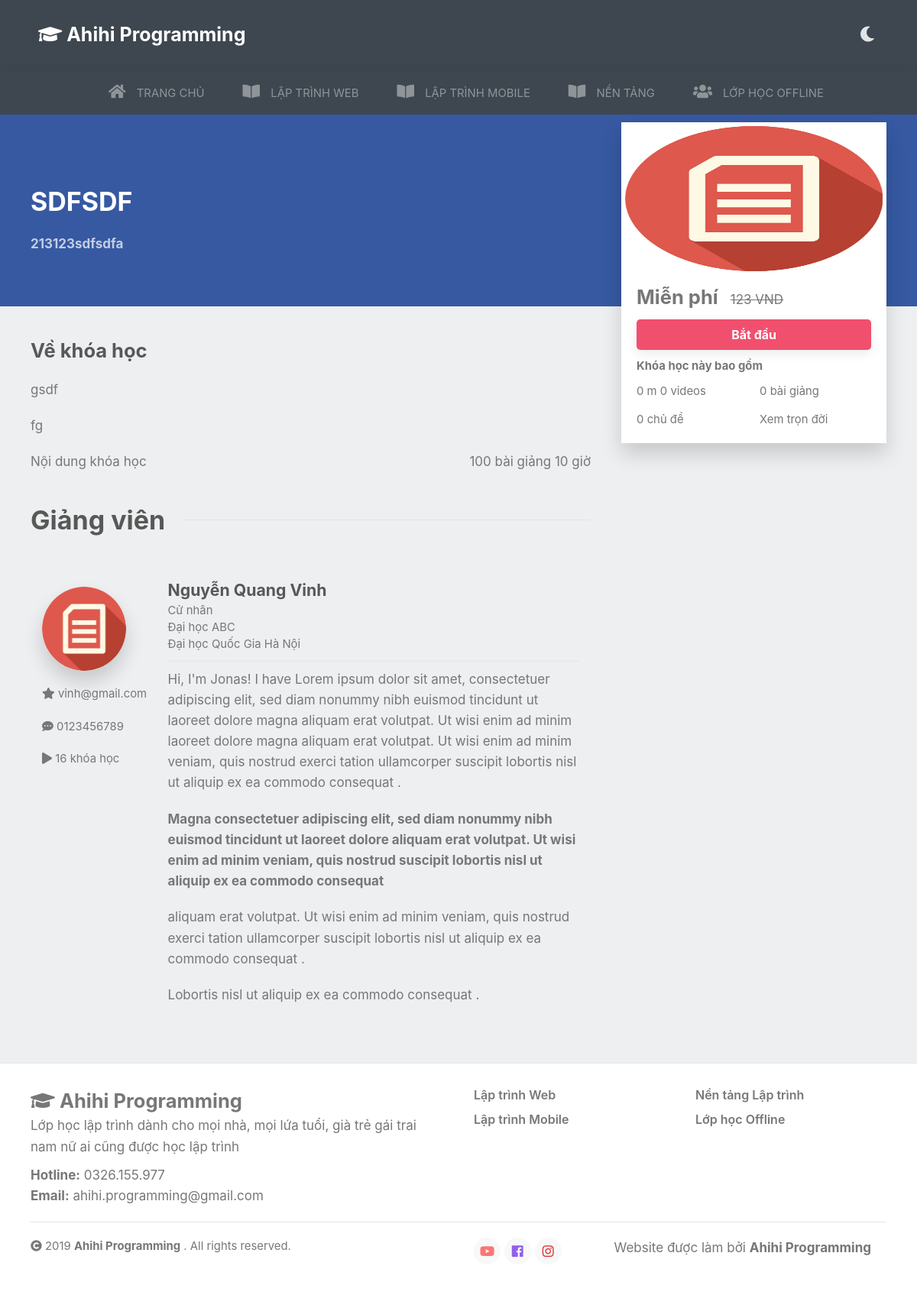
/horizontal/course.php?slug=asdfasdf, run on the app's committed database.
### tables this page shows
CREATE TABLE `courses` (
  `id` int(2) UNSIGNED NOT NULL,
  `topic` varchar(20) NOT NULL,
  `type` varchar(20) NOT NULL,
  `name` varchar(80) NOT NULL,
  `slug` varchar(80) NOT NULL,
  `short_description` varchar(255) NOT NULL,
  `long_description` text NOT NULL,
  `thumbnail` varchar(255) NOT NULL,
  `old_price` double DEFAULT NULL,
  `price` double DEFAULT NULL,
  `remaining_slots` int(3) DEFAULT NULL,
  `inner_description` varchar(50) NOT NULL,
  `course_order` int(2) UNSIGNED NOT NULL DEFAULT 0,
  `user_id` int(2) UNSIGNED NOT NULL,
  `is_active` int(1) UNSIGNED NOT NULL DEFAULT 1
);

CREATE TABLE `users` (
  `id` int(2) UNSIGNED NOT NULL,
  `username` varchar(50) NOT NULL,
  `password` varchar(80) NOT NULL,
  `email` varchar(100) NOT NULL,
  `phone_number` varchar(15) NOT NULL,
  `full_name` varchar(255) NOT NULL,
  `title` text NOT NULL,
  `avatar` text NOT NULL,
  `description` text NOT NULL
);

### horizontal/includes/courses.php (called while the page is built, shortened)
<?php
function getCourseBySlug($slug) {
    global $db;
    $sql = "SELECT * FROM courses WHERE slug = '$slug'";
    $result = $db->query($sql);
    return $result->fetch();
}
function getCourseTotalDuration($course_id) {
    global $db;
    $query = "select sum(videos.duration) as 'total_duration' from videos join video_groups on videos.video_group_id = video_groups.id join courses on video_groups.course_id = courses.id where courses.id = $course_id;";
    $result = $db->query($query);
    return $result->fetch();
}
function getNumberOfCourseVideos($course_id) {
    global $db;
    $query = "select count(*) as 'number_of_videos' from videos join video_groups on videos.video_group_id = video_groups.id join courses on video_groups.course_id = courses.id where courses.id = $course_id";
    $result = $db->query($query);
    return $result->fetch();
}

### horizontal/includes/users.php (called while the page is built)
<?php
function getUserById($user_id) {
    global $db;
    $sql = "SELECt * FROM users WHERE id = $user_id";
    $result = $db->query($sql);
    return $result->fetch();
}
function getNumberOfCoursesByUser($user_id) {
    global $db;
    $sql = "select count(*) as 'number_of_courses' from courses where user_id = $user_id";
    $result = $db->query($sql);
    return $result->fetch()['number_of_courses'];
}
?>

### horizontal/includes/helpers.php (called while the page is built, shortened)
<?php
function formatVideoTime($seconds) {
    $hours = floor($seconds / 3600);
    $minutes = floor(($seconds / 60) % 60);
    $seconds = $seconds % 60;
    return "$minutes m $seconds ";
}

### horizontal/includes/video_groups.php (called while the page is built)
<?php
function getVideoGroups($course_id)
{
    global $db;
    $sql = "SELECT * FROM video_groups WHERE course_id = $course_id";
    $result = $db->query($sql);
    return $result->fetchAll();
}
?>

### horizontal/course.php (the view, shortened to what this page needs)
<?php
require_once('includes/connect_db.php');
include('includes/helpers.php');
include('includes/users.php');
include('includes/courses.php');
include('includes/video_groups.php');
$course = getCourseBySlug($_GET['slug']);
$course['total_duration'] = getCourseTotalDuration($course['id'])['total_duration'];
$course['number_of_videos'] = getNumberOfCourseVideos($course['id'])['number_of_videos'];
$video_groups = getVideoGroups($course['id']);
$user = getUserById($course['user_id']);
$user['number_of_courses'] = getNumberOfCoursesByUser($course['user_id']);
?>
<?php include("partials/header.php"); ?>
<?php include("partials/navbar.php"); ?>
<main class="uk-margin-medium-bottom">
    <div class="course-intro-3 topic1">
        <div class="uk-container">
            <div class=" uk-flex-bottom" uk-grid>
                <div class="uk-width-2-3@m info">
                    <h2 class="uk-light uk-text-uppercase uk-text-bold uk-text-white uk-margin-top"><?= $course['name'] ?> </h2>
                    <div class="uk-light uk-text-bold"><?= htmlspecialchars_decode($course['short_description']) ?></div>
                </div>
            </div>
        </div>
    </div>
    <div class="uk-container">
        <div uk-grid>
            <div class="uk-width-2-3@m uk-margin-top">
                <h3 class="uk-margin-top"> Về khóa học</h3>
                <div>
                    <?= htmlspecialchars_decode($course['long_description']) ?>
                </div>
                <div uk-grid>
                    <div class="uk-width-expand">
                        Nội dung khóa học
                    </div>
                    <div class="uk-width-auto">
                        <span> 100 bài giảng </span>
                        <span> 10 giờ </span>
                    </div>
                </div>
                <h2 class="uk-heading-line uk-text-left"><span> Giảng viên  </span></h2>
                <div class="uk-grid-small  uk-margin-medium-top uk-padding-small" uk-grid>
                    <div class="uk-width-1-4@m uk-first-column">
                        <img alt="Image"
                             class="uk-width-2-3 uk-margin-small-top uk-margin-small-bottom uk-border-circle uk-box-shadow-large  uk-animation-scale-up"
                             src="<?= $user['avatar'] ?>">
                        <div class="uk-text-small uk-margin-small-top">
                            <p><i class="fas fa-star"></i> <?= $user['email']  ?> </p>
                            <p><i class="fas fa-comment-dots"></i> <?= $user['phone_number'] ?> </p>
                            <p><i class="fas fa-play"></i> <?= $user['number_of_courses'] ?> khóa học </p>
                        </div>
                    </div>
                    <div class="uk-width-3-4@m uk-padding-remove-left">
                        <h4 class="uk-margin-remove"> <?= $user['full_name']  ?> </h4>
                        <span class="uk-text-small">  <?= $user['title']  ?> </span>
                        <hr class="uk-margin-small">
                        <div>
                            <?= htmlspecialchars_decode($user['description'])  ?>
                        </div>
                    </div>
                </div>
            </div>
            <div class="uk-width-1-3@m uk-flex-last@s uk-flex-first">
                <div class="course-intro-3-preview-video"
                     uk-sticky="offset:160;bottom:true;animation: uk-animation-slide-top-medium; bottom ; media: @s"
                     cls-active=" uk-box-shadow-large">
                    <div class="uk-inline uk-visible-toggle Course-card">
                        <img class="course-img" src="<?= $course['thumbnail']  ?>" alt="">
                    </div>
                    <div class="content-inner">
                        <p class="uk-margin-remove"><span
                                    class="uk-text-large uk-text-bold"> Miễn phí </span> <s
                                    class="uk-margin-small-left"> <?= number_format($course['old_price']) ?> VND </s></p>
                        <div class="uk-child-width-1-1 uk-grid-small uk-margin-small" uk-grid>
                            <div>
                                <a class="uk-button uk-button-default uk-width-1-1 uk-button-danger uk-box-shadow-medium"
                                   href="/watch/<?= $course['slug'] ?>~/start"> Bắt đầu </a>
                            </div>
                        </div>
                        <p class="uk-margin-small uk-text-small uk-text-bold"> Khóa học này bao gồm </p>
                        <div class="uk-child-width-1-2 uk-grid-small uk-text-small" uk-grid>
                            <div>
                                <span> <?= formatVideoTime($course['total_duration']) ?> videos </span>
                            </div>
                            <div>
                                <span> <?= $course['number_of_videos']  ?> bài giảng  </span>
                            </div>
                            <div>
                                <span> <?= count($video_groups)  ?> chủ đề  </span>
                            </div>
                            <div>
                                <span> Xem trọn đời  </span>
                            </div>
                        </div>
                    </div>
                </div>
            </div>
        </div>
    </div>
</main>
<?php include("partials/footer.php"); ?>

### data on the page
courses: name "SDFSDF", short_description "213123sdfsdfa", long_description "gsdf fg", thumbnail (picture), old_price "123"
users: avatar (picture), email "vinh@gmail.com", phone_number "0123456789", full_name "Nguyễn Quang Vinh", title "Cử nhân Đại học ABC Đại học Quốc Gia Hà Nội", description "Hi, I'm Jonas! I have Lorem ipsum dolor sit amet, consectetuer adipiscing elit, sed diam nonummy nibh euismod tincidunt ut laoreet dolore magna aliquam erat volutpat. Ut wisi enim ad minim laoreet dolore magna aliquam erat volutpat. Ut wisi enim ad minim veniam, quis nostrud exerci tation ullamcorper suscipit lobortis nisl ut aliquip ex ea commodo consequat . Magna consectetuer adipiscing elit, sed diam nonummy nibh euismod tincidunt ut laoreet dolore aliquam erat volutpat. Ut wisi enim ad minim veniam, quis nostrud suscipit lobortis nisl ut aliquip ex ea commodo consequat aliquam erat volutpat. Ut wisi enim ad minim veniam, quis nostrud exerci tation ullamcorper suscipit lobortis nisl ut…"

### other printed values
$user['number_of_courses'] "16"
formatVideoTime($course['total_duration']) "0 m 0"
$course['number_of_videos'] "0"
count($video_groups) "0"
